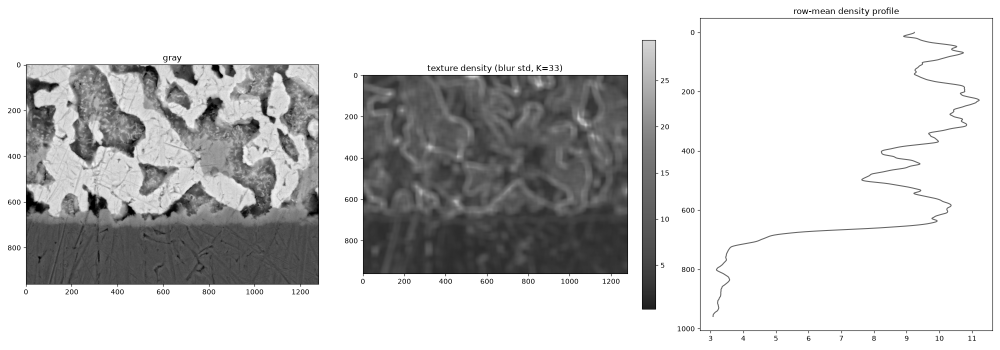
#> input picture scratch/0_0_20.jpg.density.png, 2000 x 700 px (shown at 1/2 size); its folder holds only this picture in this run
$ python explore_density.py 0_0_20.jpg.density.png
#> lines starting #> are read from the running program, lines starting #| are printed output that depends on the picture
### imc_tool/io_utils.py
"""Unicode-safe image I/O. cv2.imread/imwrite fail silently on paths containing
non-ASCII (Korean) characters on Windows, which every path in this project has."""
import cv2
import numpy as np


def imread_unicode(path, flags=cv2.IMREAD_GRAYSCALE):
#> called with path = '0_0_20.jpg.density.png', flags = 0
    data = np.fromfile(str(path), dtype=np.uint8)
    img = cv2.imdecode(data, flags)
#> img is the input picture: shape (700, 2000); min 0, max 255, mean 202.8
    if img is None:
        raise IOError(f"failed to decode image: {path}")
    return img


# [5 lines left out: function imwrite_unicode, not called in this run]

### imc_tool/barcrop.py
"""Strip the JEOL info bar (black strip with magnification/scale-bar text) burned
into the bottom of every exported SEM image, so it never contaminates the
measurement region."""
import numpy as np


def detect_bar_top(gray, dark_thresh=60, row_dark_frac=0.5):
    """Scan up from the bottom row; a row belongs to the info bar if most of its
    pixels are near-black. Returns the row index where the real image ends."""
    h = gray.shape[0]
    bar_top = h
    for y in range(h - 1, -1, -1):
        row = gray[y]
        dark_frac = float(np.mean(row < dark_thresh))
        if dark_frac > row_dark_frac:
            bar_top = y
        else:
            break
    # sanity fallback: JEOL exports are typically 1024 (960 image + 64 bar) or a
    # uniform resize thereof (bar = 6.25% of total height). If detection collapsed
    # to nothing or ate an implausibly large chunk, fall back to that ratio.
    frac = (h - bar_top) / h
    if frac < 0.02 or frac > 0.15:
        bar_top = int(round(h * (1 - 64 / 1024)))
    return bar_top


def crop_bar(gray):
    top = detect_bar_top(gray)
#> the loop in detect_bar_top, `for y in range(h - 1, -1, -1):` made 1 pass
#> dark_frac on pass 1: 0
#> top = 656
    return gray[:top, :], top

### imc_tool/segment.py
"""Core boundary-detection algorithm.

SEM cross-section close-up of a solder/IMC/Cu interface (BSE COMPO contrast),
built with zero labeled ground truth. Solder alloy here is SnBi or SnBiAgCu.

Physical model, confirmed against a domain expert's direct labeling of
several images (not just inferred from Z-contrast theory):
    Cu electrode  -- darkest real phase, forms the bottom of the frame.
    IMC (Cu6Sn5)  -- single uniform-grayscale phase, lighter than Cu. Its
                      Cu-facing boundary is nearly flat/horizontal; its
                      solder-facing boundary is scalloped (a diffusion
                      growth front, so irregular by nature).
    Solder        -- multi-phase (Sn/Bi/Ag sub-phases, visibly different
                      gray levels), heterogeneous/granular in appearance.
                      Over-etching preferentially attacks Sn, so heavily
                      over-etched solder can look pitted and near-black from
                      topography, not low-Z signal -- that's an etching
                      artifact, not a real dark phase, and must fold into
                      solder, not get mistaken for Cu.
Both Cu and IMC are hard phases and keep visible polishing scratch marks;
solder is soft and smears during polishing (hence its granular look).
Scratches are therefore NOT a Cu-specific signature -- they mark "Cu or
IMC", not "Cu alone".

Region-identification is judged purely on whether it matches this physical
picture (shape, uniformity, position) -- NOT on whether the resulting
thickness number looks like a smooth trend across aging time/alloy. A nice
monotonic-looking trend is not evidence the segmentation is correct, and
chasing one is a good way to quietly bias the region judgment.

Approach:
1. Cu detection, cheap-first: the darkest Otsu band, bottom-connected, is
   Cu on most alloys/etching conditions and hugs the true (jagged) Cu
   surface more precisely than a smoothed seam. Only when that fails --
   confirmed on the SnBi-100 condition, where the solder matrix can be
   etched dark enough to out-dark Cu itself -- fall back to a texture seam
   (Cu's smooth texture doesn't depend on its absolute brightness).
2. Multi-level Otsu (2 thresholds) splits the whole image into dark/mid/
   bright bands. Which band is IMC is NOT fixed across alloys (confirmed:
   brightest band on one alloy, mid-brightness on another) -- so for each
   band, take the sub-components that actually touch the Cu mask (Cu
   excluded first, since Cu itself came from one of these same bands and
   would otherwise trivially "win"), and pick whichever band forms the
   widest continuous touching band. That's IMC; the rest above Cu is
   solder (this also folds isolated over-etched-Sn islands that don't
   touch Cu into solder).
3. Thickness = count of IMC-classified pixels per column (area method),
   which stays correct for scalloped/interdigitated IMC shapes. Kept
   downstream of the region judgment, not feeding back into it.

Every threshold is computed from each image's own histogram -- nothing is
fit to a labeled thickness value.
"""
import numpy as np
import cv2
from scipy.signal import medfilt, find_peaks


# [51 lines left out: functions otsu_threshold, is_bimodal, not called in this run]


def local_std_map(gray, k=9):
    gray_f = gray.astype(np.float32)
    mean = cv2.blur(gray_f, (k, k))
    sq_mean = cv2.blur(gray_f * gray_f, (k, k))
    var = np.clip(sq_mean - mean * mean, 0, None)
    return np.sqrt(var)


# [72 lines left out: functions multi_otsu_2thresh, dp_ridge_path, not called in this run]


SEED_SEARCH_BAND_FRAC = 0.35
SEED_MAX_JUMP = 4
SEED_SMOOTH_LAMBDA = 3.0
BACKGROUND_PERCENTILE = 40   # texture level considered "smooth" (Cu)
RUN_LEN = 6                  # consecutive smooth rows required to confirm the Cu edge
MAX_EXPAND_FRAC = 0.35
MEDIAN_KERNEL = 21
SMOOTH_KERNEL = 7


# [36 lines left out: functions _smooth, _find_cu_boundary, not called in this run]


MIN_CU_WIDTH_COVERAGE = 0.6


# [29 lines left out: functions _keep_components_touching_row, _find_cu_mask, not called in this run]


# Cu/IMC boundary is nearly flat/horizontal (confirmed by the domain expert:
# unrelated to scratches, unrelated to the scalloped IMC/solder edge) --
# enforce that with heavy smoothing rather than tracing local brightness
# noise pixel-by-pixel.
INNER_MEDIAN_KERNEL = 61
INNER_SMOOTH_KERNEL = 21


# [43 lines left out: function _refine_cu_mask, not called in this run]


# IMC's solder-facing edge is a real scallop (a diffusion growth front), but
# the raw touching-component mask picks up thin stray tendrils/speckle where
# it happens to connect through a narrow gap into solder's own texture --
# noise, not additional IMC. Smooth the upper envelope moderately (enough to
# drop spikes/speckle, not so much it flattens the real scallop curve) and
# clip everything above it away, per the domain expert's description.
ENVELOPE_MEDIAN_KERNEL = 17
ENVELOPE_SMOOTH_KERNEL = 9


# [138 lines left out: functions _smooth_imc_envelope, segment_interface, thickness_from_segmentation, not called in this run]

### scratch/explore_density.py
import cv2
import numpy as np
import matplotlib
matplotlib.use("Agg")
import matplotlib.pyplot as plt
import sys

sys.path.insert(0, r"C:\Users\82109\IMC_Thickness_Tool")
from imc_tool.io_utils import imread_unicode
from imc_tool.barcrop import crop_bar
from imc_tool.segment import local_std_map

path = sys.argv[1]
img = imread_unicode(path)
gray, bar_top = crop_bar(img)
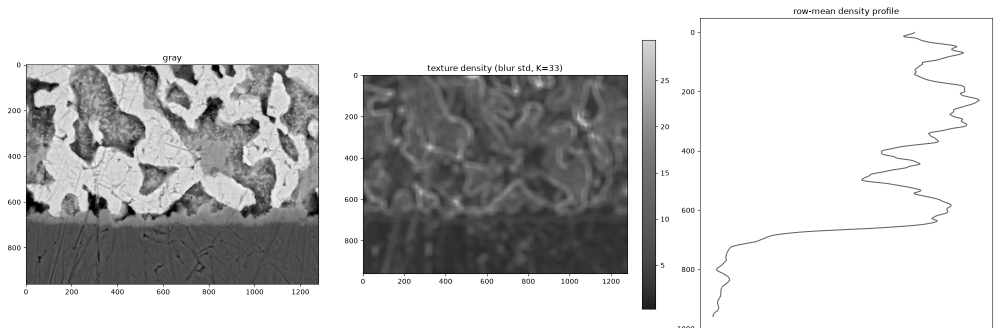
#> gray: shape (656, 2000) (shown at 1/2 size); min 0, max 255, mean 199.5
#> bar_top = 656
gray_dn = cv2.medianBlur(gray, 3)
h, w = gray.shape
#> h = 656; w = 2000

k = max(7, (min(h, w) // 100) | 1)
#> k = 7
std_map = local_std_map(gray_dn, k=k)
#> in local_std_map, `mean = cv2.blur(gray_f, (k, k))`:
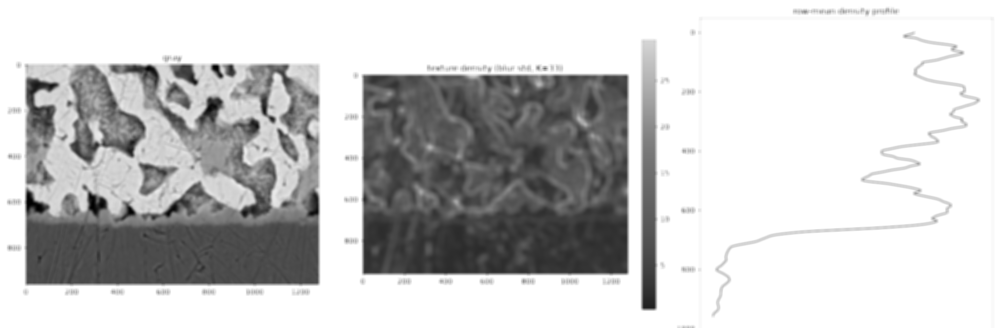
#> mean: shape (656, 2000) float32 (shown at 1/2 size); min 0, max 255, mean 200.5
#> in local_std_map, `sq_mean = cv2.blur(gray_f * gray_f, (k, k))`:
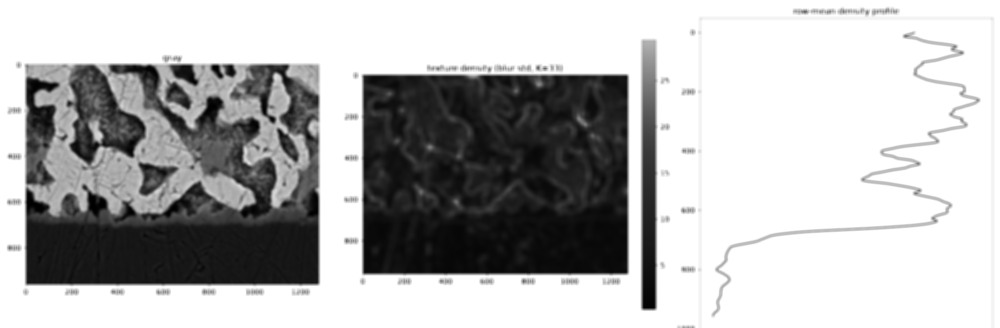
#> sq_mean: shape (656, 2000) float32 (shown at 1/2 size); min 0, max 65025, mean 46175.1; drawn with min black and max white
#> in local_std_map, `var = np.clip(sq_mean - mean * mean, 0, None)`:
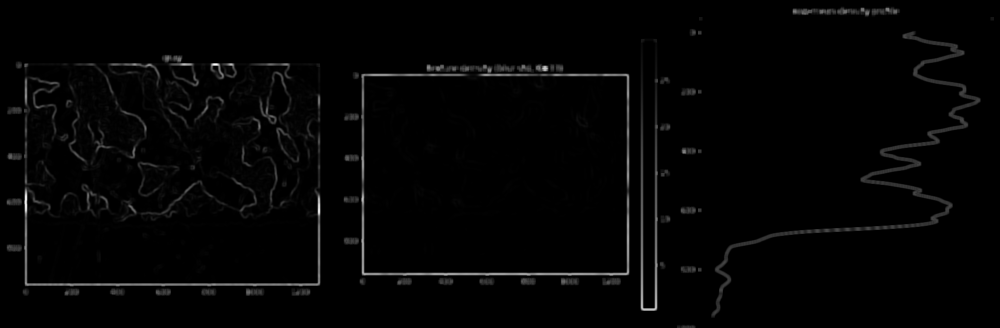
#> var: shape (656, 2000) float32 (shown at 1/2 size); min 0, max 15511.3, mean 262.3; drawn with min black and max white

K = max(21, (min(h, w) // 30) | 1)
#> K = 21
density = cv2.blur(std_map, (K, K))
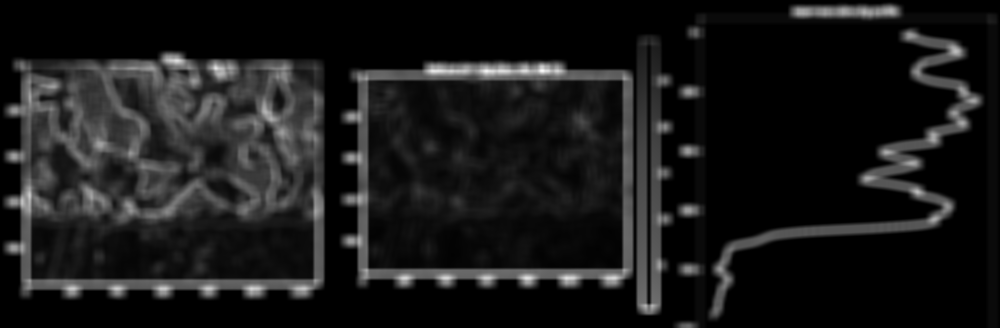
#> density: shape (656, 2000) float32 (shown at 1/2 size); min 0, max 63.31, mean 6.3; drawn with min black and max white

# row-wise mean profile to see the 3-band structure
row_profile = density.mean(axis=1)
#> row_profile = 656 values, max 15.83 at index 142, min 0 at index 0, mean 6.26

fig, axes = plt.subplots(1, 3, figsize=(20, 7))
axes[0].imshow(gray, cmap='gray')
axes[0].set_title('gray')
im = axes[1].imshow(density, cmap='viridis')
axes[1].set_title(f'texture density (blur std, K={K})')
plt.colorbar(im, ax=axes[1], fraction=0.046)
axes[2].plot(row_profile, np.arange(h))
axes[2].invert_yaxis()
axes[2].set_title('row-mean density profile')
plt.tight_layout()
out = path.split('\\')[-1] + ".density.png"
outpath = r"C:\Users\82109\IMC_Thickness_Tool\scratch\\" + out
plt.savefig(outpath, dpi=100)
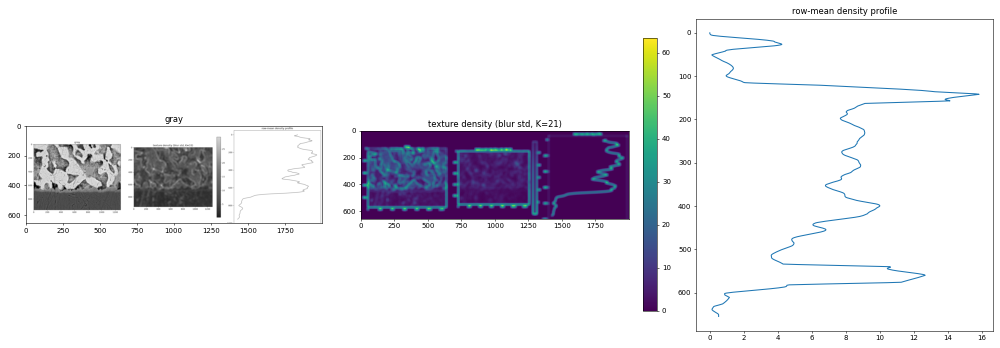
#> figure drawn by matplotlib, 4 panels
print("saved", outpath)
